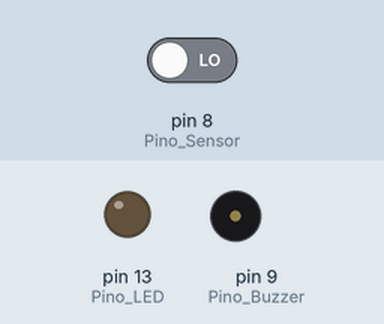
Recording of a sketch running on a simulated Arduino Uno, built with avr-gcc and run on an emulated ATmega328P. Parts: output pins drawn as LEDs (lit = HIGH), buzzer (waves = sounding). The test bench sets the inputs (shaded band); at power-on: pin 8 (Pino_Sensor) LOW.

Above: at 1.2 s.
1.3 s: pin 8 (Pino_Sensor) driven HIGH
At 2.5 s:
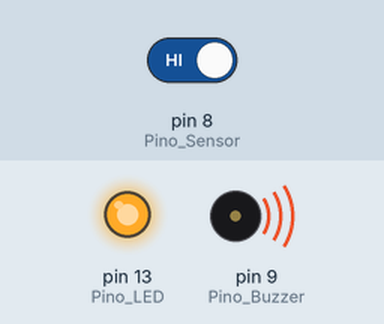
2.8 s: pin 8 (Pino_Sensor) driven LOW
At 4.2 s:
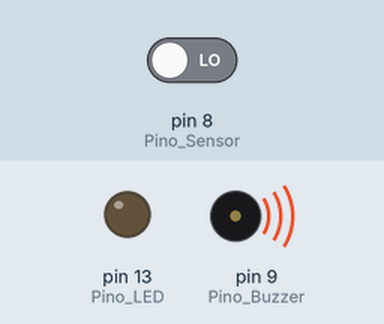
Timing chart, 0 to 5.8 s (numbered marks = the images above; inputs shaded):
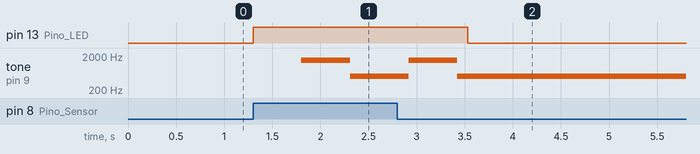

Measured:
- after the input at 1.3 s, pin 13 (Pino_LED): LOW → HIGH at once; tone on pin 9 (Pino_Buzzer): silent → 1500 Hz after 0.50 s, → 500 Hz 0.51 s later
- after the input at 2.8 s, pin 13 (Pino_LED): HIGH → LOW after 0.73 s; tone on pin 9 (Pino_Buzzer): goes on until 3.4 s, then stays 500 Hz

The sketch:

Sensor_de_presenca_sirene.ino
```cpp
/************************************************************/
/* Aula 22 - Sensor de Movimento e Presença                 */
/* Programação do Sensor de Movimento e Presença.           */
/* Ao transferir o código abaixo para seu Arduino, o sensor */
/* iniciará o monitoramento. Caso detecte a presença e      */
/* movimento em sua região de influência, irá enviar um     */
/* sinal elétrico ao Arduino, o qual indicará através do    */
/* acionamento de um LED.                                   */
/* https://sketchfab.com/3d-models/aula-22-sensor-de-movimento-e-presenca-5345d6b71fa9490ab792a36ef6ec0e48                                */
/************************************************************/
/* Definindo os pinos digitais para o LED, o Sensor e o Buzzer. */
#define Pino_Sensor 8
#define Pino_LED 13
#define Pino_Buzzer 9

void setup()
{
  /* Configura o pino do Sensor como entrada.               */
  pinMode(Pino_Sensor, INPUT);
  /* Configura o pino do LED como saída.                    */
  pinMode(Pino_LED, OUTPUT);
  /* Configura o pino do Buzzer como saída.                 */
  pinMode(Pino_Buzzer, OUTPUT);
}

void loop()
{
   /* Se o Sensor detectar movimento, faz...                 */
  if (digitalRead(Pino_Sensor) == HIGH) {
    /* Ligue o LED.                                         */
    digitalWrite(Pino_LED, HIGH);
    /* Aciona a sirene enquanto houver presença detectada.  */
    sirene();
    /* Senão...                                             */
  } else {
    /* Mantém o LED e o Buzzer desligados.                  */
    digitalWrite(Pino_LED, LOW);
    digitalWrite(Pino_Buzzer, LOW);
  }
  /* Pequena pausa para retomar o monitoramento.            */
  delay(100);
}

/* Função que gera o efeito de sirene no buzzer.            */
void sirene()
{
  /* Varre as frequências subindo do grave ao agudo.        */
  for (int freq = 500; freq <= 1500; freq += 10) {
    tone(Pino_Buzzer, freq);
    delay(5);
  }
  /* Varre as frequências descendo do agudo ao grave.       */
  for (int freq = 1500; freq >= 500; freq -= 10) {
    tone(Pino_Buzzer, freq);
    delay(5);
  }
}
```
